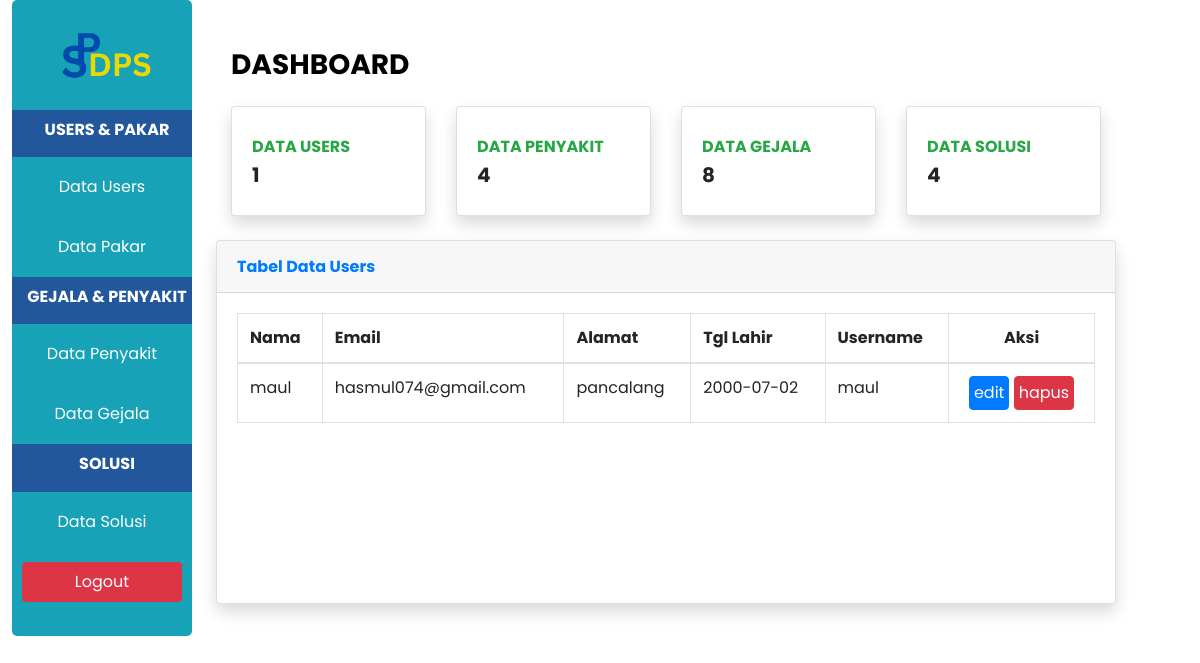
Screenshot of /indexUser.php (signed in) with the database file from the repository.
### tables this page shows
CREATE TABLE `user` (
  `id_user` int NOT NULL AUTO_INCREMENT,
  `role` int NOT NULL,
  `nama` varchar(255) NOT NULL,
  `email` varchar(255) NOT NULL,
  `alamat` varchar(255) NOT NULL,
  `tgl_lahir` date NOT NULL,
  `password` varchar(300) NOT NULL,
  PRIMARY KEY (`id_user`)
);

### indexUser.php (the view, shortened to what this page needs)
<?php
include "function.php";
$queryPasien = mysqli_query($koneksi, "SELECT * FROM user WHERE role = '1'");
$jumlahPasien = mysqli_query($koneksi, "SELECT COUNT('id_user') as jml_pasien FROM user WHERE role='1'");
$pasien = mysqli_fetch_assoc($jumlahPasien);
$jumlahPenyakit = mysqli_query($koneksi, "SELECT COUNT('id_penyakit') as jml_penyakit FROM penyakit");
$penyakit = mysqli_fetch_assoc($jumlahPenyakit);
$jumlahGejala = mysqli_query($koneksi, "SELECT COUNT('id_gejala') as jml_gejala FROM gejala");
$gejala = mysqli_fetch_assoc($jumlahGejala);
$jumlahSolusi = mysqli_query($koneksi, "SELECT COUNT('id_solusi') as jml_solusi FROM solusi");
$solusi = mysqli_fetch_assoc($jumlahSolusi);
?>
<!DOCTYPE html>
<html lang="en">
<head>
    <link rel="stylesheet" href="style.css">
    <link rel="stylesheet" href="https://stackpath.bootstrapcdn.com/bootstrap/4.4.1/css/bootstrap.min.css" />
</head>
<body>
    <div class="kiri bg-info">
        <section class="logo ">
        <a href="indexAdmin.php">
        <img src="gambar/DPS1.png" alt="" style="width: 100px; left:auto; right:auto;" class="ml-5 mr-5">
        </a>
        </section>
        <div class="sidebar-heading">
            <h5 class="font-weight-bold text-white text-uppercase teks">Users & Pakar </h5>
        </div>
        <section class="isi">
            <a class="nav-link" href="indexAdmin.php">
                <span>Data Users</span></a>
        </section>
        <section class="isi">
            <a class="nav-link" href="indexUser.php">
                <span>Data Pakar</span></a>
        </section>
        <div class="sidebar-heading">
            <h5 class="font-weight-bold text-white text-uppercase teks">Gejala & Penyakit</h5>
        </div>
        <section class="isi">
            <a class="nav-link" href="indexPenyakit.php">
                <span>Data Penyakit</span>
            </a>
        </section>
        <section class="isi">
            <a class="nav-link" href="indexGejala.php">
                <span>Data Gejala</span>
            </a>
        </section>
        <div class="sidebar-heading">
            <h5 class="font-weight-bold text-white text-uppercase teks">Solusi</h5>
        </div>
        <section class="isi">
            <a class="nav-link" href="indexSolusi.php">
                <span>Data Solusi</span>
            </a>
        </section>
        <section class="isi">
            <a class="nav-link bg-danger rounded mb-4" href="logout.php">
                <span>Logout</span>
            </a>
        </section>
    </div>
    <div class="kanan ">
        <div class="container-fluid mt-5 ">
            <div class="d-sm-flex align-items-center justify-content-between mb-4">
            <h1 class="h3 mb-0 text-gray-800"><strong>
                    <a  style="color: black;
    text-decoration: none;" href="indexAdmin.php">DASHBOARD</a></strong></h1>
            </div>
            <div class="row ">
                <div class="col-xl-3 col-md-6 mb-4">
                    <div class="card border-left-primary shadow h-100 py-2">
                        <div class="card-body">
                            <div class="row no-gutters align-items-center">
                                <div class="col mr-2">
                                    <div class="text-xs font-weight-bold text-success text-uppercase mb-1">Data Users</div>
                                    <div class="h5 mb-0 font-weight-bold text-gray-800"><?= $pasien['jml_pasien']; ?></div>
                                </div>
                            </div>
                        </div>
                    </div>
                </div>
                <div class="col-xl-3 col-md-6 mb-4">
                    <div class="card border-left-success shadow h-100 py-2">
                        <div class="card-body">
                            <div class="row no-gutters align-items-center">
                                <div class="col mr-2">
                                    <div class="text-xs font-weight-bold text-success text-uppercase mb-1">Data Penyakit</div>
                                    <div class="h5 mb-0 font-weight-bold text-gray-800"><?= $penyakit['jml_penyakit']; ?></div>
                                </div>
                            </div>
                        </div>
                    </div>
                </div>
                <div class="col-xl-3 col-md-6 mb-4">
                    <div class="card border-left-info shadow h-100 py-2">
                        <div class="card-body">
                            <div class="row no-gutters align-items-center">
                                <div class="col mr-2">
                                    <div class="text-xs font-weight-bold text-success text-uppercase mb-1">Data Gejala</div>
                                    <div class="h5 mb-0 font-weight-bold text-gray-800"><?= $gejala['jml_gejala']; ?></div>
                                </div>
                            </div>
                        </div>
                    </div>
                </div>
                <div class="col-xl-3 col-md-6 mb-4">
                    <div class="card border-left-warning shadow h-100 py-2">
                        <div class="card-body">
                            <div class="row no-gutters align-items-center">
                                <div class="col mr-2">
                                    <div class="text-xs font-weight-bold text-success text-uppercase mb-1">Data Solusi</div>
                                    <div class="h5 mb-0 font-weight-bold text-gray-800"><?= $solusi['jml_solusi']; ?></div>
                                </div>
                            </div>
                        </div>
                    </div>
                </div>
                <div class="card shadow mb-12 w-100">
                    <div class="card-header py-3">
                        <h6 class="m-0 font-weight-bold text-primary">Tabel Data Users</h6>
                    </div>
                    <div class="card-body">
                        <form method="post" encytpe="multipart/form-data">
                            <table class="table table-bordered" id="dataTable" width="100%" cellspacing="0">
                                <thead>
                                    <tr>
                                        <th>Nama</th>
                                        <th>Email</th>
                                        <th>Alamat</th>
                                        <th>Tgl Lahir</th>
                                        <th>Username</th>
                                        <th class="text-center">Aksi</th>
                                    </tr>
                                </thead>
                                <tbody>
                                    <?php while ($data = mysqli_fetch_assoc($queryPasien)) { ?>
                                        <tr>
                                            <td><?= $data['nama']; ?></td>
                                            <td><?= $data['email']; ?></td>
                                            <td><?= $data['alamat']; ?></td>
                                            <td><?= $data['tgl_lahir']; ?></td>
                                            <td><?= $data['nama']; ?></td>
                                            <td class="text-center">
                                                <a class="btn btn-primary p-1" href="ubahPasien.php?id_user=<?php echo $data["id_user"]; ?>" style="transition: all .2s ease-in-out;">
                                                    edit
                                                </a>
                                                <a href="function.php?act=hapusPasien&id_user=<?= $data["id_user"]; ?>" onclick="return confirm('Yakin ingin menghapus data?');" class="btn btn-danger p-1" style="transition: all .2s ease-in-out;">
                                                    hapus
                                                </a>
                                            </td>
                                        </tr>
                                    <?php } ?>
                                </tbody>
                            </table>
                        </form>
                    </div><br><br><br><br><br><br>
                </div>
</body>
</html>

### style.css (style rules this page uses)
*, body, html { margin: 0; padding: 0; font-family: "Poppins", sans-serif; box-sizing: border-box; scroll-behavior: smooth; }
.kiri { margin: 1%; margin-top: auto; width: 15%; height: auto; border-radius: 5px 5px 5px 5px; float: left; }
.kanan { margin: 1%; margin-top: auto; width: 75%; height: auto; float: left; }
.logo { display: flex; margin-top: 30px; margin-bottom: 30px; align-content: center; }
.teks { font-size: medium; }
.isi { text-align: center; padding: 10px; color: #4183d7; }
.sidebar-heading { color: #ffff; background-color: rgb(35, 87, 155); padding-left: 10px; padding-bottom: 10px; padding-top: 10px; text-align: center; }
.nav-link { text-align: center; color: #fff; }
.card { border: none; }
.btn-primary { background: #9490ff50; border: none; color: #4541af; border-radius: 10px; }

### rows the page displays
user: nama "maul", email "hasmul074@gmail.com", alamat "pancalang", tgl_lahir "2000-07-02"

### other values shown
$pasien['jml_pasien'] "1"
$penyakit['jml_penyakit'] "4"
$gejala['jml_gejala'] "8"
$solusi['jml_solusi'] "4"
